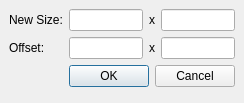
<?xml version="1.0" encoding="UTF-8"?>
<ui version="4.0">
 <class>ResizeModeDialog</class>
 <widget class="QDialog" name="ResizeModeDialog">
  <property name="geometry">
   <rect>
    <x>0</x>
    <y>0</y>
    <width>227</width>
    <height>103</height>
   </rect>
  </property>
  <property name="windowTitle">
   <string>Resize Mode</string>
  </property>
  <property name="modal">
   <bool>true</bool>
  </property>
  <layout class="QFormLayout" name="formLayout">
   <property name="leftMargin">
    <number>9</number>
   </property>
   <property name="topMargin">
    <number>9</number>
   </property>
   <property name="rightMargin">
    <number>9</number>
   </property>
   <property name="bottomMargin">
    <number>9</number>
   </property>
   <item row="1" column="0">
    <widget class="QLabel" name="label">
     <property name="text">
      <string>New Size:</string>
     </property>
    </widget>
   </item>
   <item row="1" column="1">
    <layout class="QHBoxLayout" name="horizontalLayout">
     <item>
      <widget class="QLineEdit" name="lineEditWidth">
       <property name="inputMethodHints">
        <set>Qt::ImhDigitsOnly</set>
       </property>
       <property name="inputMask">
        <string/>
       </property>
       <property name="maxLength">
        <number>4</number>
       </property>
      </widget>
     </item>
     <item>
      <widget class="QLabel" name="label_2">
       <property name="text">
        <string>x</string>
       </property>
      </widget>
     </item>
     <item>
      <widget class="QLineEdit" name="lineEditHeight"/>
     </item>
    </layout>
   </item>
   <item row="2" column="1">
    <layout class="QHBoxLayout" name="horizontalLayout_2">
     <item>
      <widget class="QLineEdit" name="lineEditOffsetX">
       <property name="inputMethodHints">
        <set>Qt::ImhDigitsOnly</set>
       </property>
       <property name="inputMask">
        <string/>
       </property>
       <property name="maxLength">
        <number>4</number>
       </property>
      </widget>
     </item>
     <item>
      <widget class="QLabel" name="label_4">
       <property name="text">
        <string>x</string>
       </property>
      </widget>
     </item>
     <item>
      <widget class="QLineEdit" name="lineEditOffsetY">
       <property name="sizePolicy">
        <sizepolicy hsizetype="Expanding" vsizetype="Fixed">
         <horstretch>0</horstretch>
         <verstretch>0</verstretch>
        </sizepolicy>
       </property>
      </widget>
     </item>
    </layout>
   </item>
   <item row="2" column="0">
    <widget class="QLabel" name="label_3">
     <property name="text">
      <string>Offset:</string>
     </property>
    </widget>
   </item>
   <item row="3" column="1">
    <widget class="QDialogButtonBox" name="buttonBox">
     <property name="orientation">
      <enum>Qt::Horizontal</enum>
     </property>
     <property name="standardButtons">
      <set>QDialogButtonBox::Cancel|QDialogButtonBox::Ok</set>
     </property>
    </widget>
   </item>
  </layout>
 </widget>
 <resources/>
 <connections>
  <connection>
   <sender>buttonBox</sender>
   <signal>accepted()</signal>
   <receiver>ResizeModeDialog</receiver>
   <slot>accept()</slot>
   <hints>
    <hint type="sourcelabel">
     <x>248</x>
     <y>254</y>
    </hint>
    <hint type="destinationlabel">
     <x>157</x>
     <y>274</y>
    </hint>
   </hints>
  </connection>
  <connection>
   <sender>buttonBox</sender>
   <signal>rejected()</signal>
   <receiver>ResizeModeDialog</receiver>
   <slot>reject()</slot>
   <hints>
    <hint type="sourcelabel">
     <x>316</x>
     <y>260</y>
    </hint>
    <hint type="destinationlabel">
     <x>286</x>
     <y>274</y>
    </hint>
   </hints>
  </connection>
 </connections>
</ui>
